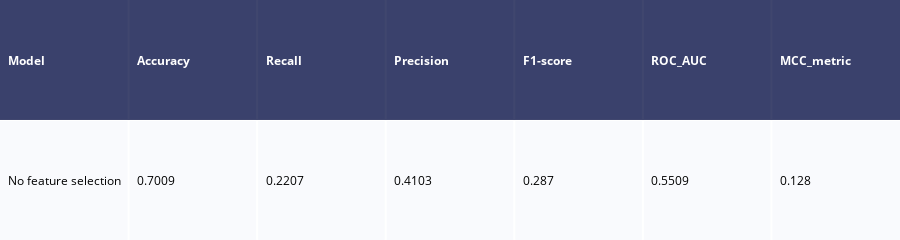

Notebook code cell kept with this figure:
### Code cell
# calculate the model performance on the test dataset
model_performances_train = pd.DataFrame() 
for name in models:
    model_performances_train = model_performances_train.append(model_report(models[name][0], x_train[models[name][1]], 
                                                                                x_test[models[name][1]], 
                                                                                y_train, y_test, name), ignore_index=True)
        
table_train = ff.create_table(np.round(model_performances_train, 4))
py.iplot(table_train)

### Figure 1 — Plotly figure (JSON) as saved in the notebook; plotly's stock layout.template omitted (floating-point values rounded to 4 significant figures)
{"data": [{"colorscale": [[0, "#00083e"], [0.5, "#ededee"], [1, "#ffffff"]], "hoverinfo": "none", "opacity": 0.75, "showscale": false, "type": "heatmap", "z": [[0, 0, 0, 0, 0, 0, 0], [0.5, 0.5, 0.5, 0.5, 0.5, 0.5, 0.5]]}], "layout": {"annotations": [{"align": "left", "font": {"color": "#ffffff"}, "showarrow": false, "text": "<b>Model</b>", "x": -0.45, "xanchor": "left", "xref": "x", "y": 0, "yref": "y"}, {"align": "left", "font": {"color": "#ffffff"}, "showarrow": false, "text": "<b>Accuracy</b>", "x": 0.55, "xanchor": "left", "xref": "x", "y": 0, "yref": "y"}, {"align": "left", "font": {"color": "#ffffff"}, "showarrow": false, "text": "<b>Recall</b>", "x": 1.55, "xanchor": "left", "xref": "x", "y": 0, "yref": "y"}, {"align": "left", "font": {"color": "#ffffff"}, "showarrow": false, "text": "<b>Precision</b>", "x": 2.55, "xanchor": "left", "xref": "x", "y": 0, "yref": "y"}, {"align": "left", "font": {"color": "#ffffff"}, "showarrow": false, "text": "<b>F1-score</b>", "x": 3.55, "xanchor": "left", "xref": "x", "y": 0, "yref": "y"}, {"align": "left", "font": {"color": "#ffffff"}, "showarrow": false, "text": "<b>ROC_AUC</b>", "x": 4.55, "xanchor": "left", "xref": "x", "y": 0, "yref": "y"}, {"align": "left", "font": {"color": "#ffffff"}, "showarrow": false, "text": "<b>MCC_metric</b>", "x": 5.55, "xanchor": "left", "xref": "x", "y": 0, "yref": "y"}, {"align": "left", "font": {"color": "#000000"}, "showarrow": false, "text": "No feature selection", "x": -0.45, "xanchor": "left", "xref": "x", "y": 1, "yref": "y"}, {"align": "left", "font": {"color": "#000000"}, "showarrow": false, "text": "0.7009", "x": 0.55, "xanchor": "left", "xref": "x", "y": 1, "yref": "y"}, {"align": "left", "font": {"color": "#000000"}, "showarrow": false, "text": "0.2207", "x": 1.55, "xanchor": "left", "xref": "x", "y": 1, "yref": "y"}, {"align": "left", "font": {"color": "#000000"}, "showarrow": false, "text": "0.4103", "x": 2.55, "xanchor": "left", "xref": "x", "y": 1, "yref": "y"}, {"align": "left", "font": {"color": "#000000"}, "showarrow": false, "text": "0.287", "x": 3.55, "xanchor": "left", "xref": "x", "y": 1, "yref": "y"}, {"align": "left", "font": {"color": "#000000"}, "showarrow": false, "text": "0.5509", "x": 4.55, "xanchor": "left", "xref": "x", "y": 1, "yref": "y"}, {"align": "left", "font": {"color": "#000000"}, "showarrow": false, "text": "0.128", "x": 5.55, "xanchor": "left", "xref": "x", "y": 1, "yref": "y"}], "height": 110, "margin": {"b": 0, "l": 0, "r": 0, "t": 0}, "xaxis": {"dtick": 1, "gridwidth": 2, "showticklabels": false, "tick0": -0.5, "ticks": "", "zeroline": false}, "yaxis": {"autorange": "reversed", "dtick": 1, "gridwidth": 2, "showticklabels": false, "tick0": 0.5, "ticks": "", "zeroline": false}}}
